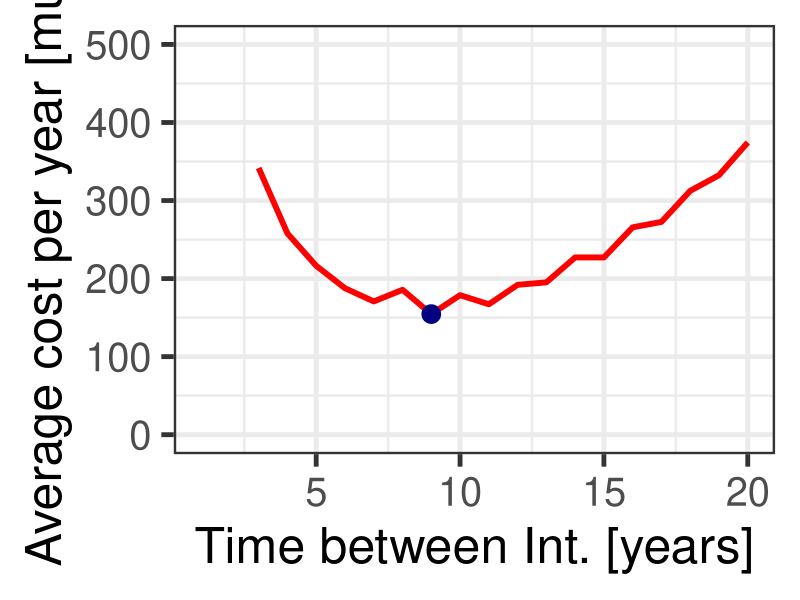

The R script that drew this image:
# *-----------------------------------------------------------------
# | PROBLEM NUMBER: 3.8     
# | PROBLEM NAME: Pothole Repair 
# | UPDATE: AE             
# | DESCRIPTION: We simulate the pothole occurrence on a road 
# |              segment using Weibull distribution.
# |              
# | 
# | KEYWORDS: Weibull, failure, pothole, cost, age-dependent, 
# *-----------------------------------------------------------------

### ------------------DATA AND PACKAGE IMPORT-----------------
rm(list=ls())     # clear the memory and items in R console
library(ggplot2)
### ------------------VARIABLE DEFINITION---------------------

### ---------------VARIABLE INPUT-------------------

C.CI  <- 90      # cost of corrective intervention
C.PI  <- 1000    # cost of preventive intervention

T.max   <- 20
beta    <- 3.25
lambda  <- 0.025

N <- 10000 # number of simulations for calculating m

dim <- 7*100 # we know the dimensions of a 100 m road section, 7 m wide

### ---------------PROGRAM OUTPUT-------------------



# Define empty matrices

eta     <- matrix(nrow=T.max) 
eta.PI  <- matrix(nrow=T.max) 
eta.CI  <- matrix(nrow=T.max) 
# Used to collect products of m.n(T) generator
m.calc  <- matrix(nrow=T.max,ncol=N) 
m       <- matrix(nrow=T.max) # m collects mean number of failure m(T)

### ------------------CALCULATIONS-------------------

# Let us calculate the amount of time an object fails in the observed 
# time period T. The number of failures is described with m(T), where 
# T is time between PIs. First we use iteration process described in 
# the Theory to find m.n(T). In the process, the random variable g is
# used to determine the time length in years from time point t=0 to 
# which the object (pipe) fails. This time is represented using Tn. If
# this time is less than the time period T, the loop reiterates to see
# if the next failure also occurs before time T. If the next Tn brings
# the sum of all Tn to a value that exceeds time T, the loop stops. 
# The amount of failure iterations are counted using i. Once the loop 
# is exited, one is subtracted from ito count for the last failure, 
# which occurred after the time T had elapsed.

input <- matrix(data=rep(1:T.max,each=N), ncol=N, byrow=T.max)
m.calc <- function(T){
  i <- 0
  # Sum of all failure durations, essentially sumTn=t .
  sumTn <- 0 # We start at t=0
  while (sumTn<T){
    i <- i+1 # Here we count every iteration
    g <- runif(1,0,1) 
    # time to failure, T.n,i on Figure
    Tn <- ((-log(g))^(1/beta))*(1/lambda) 
    # total time elapsed after adding the generated failure time
    sumTn <- sumTn + Tn 
  }
  # Corrects that there is one less failure, than no. of iterations
  i <- i-1 
  return (i)
}

# The values for all N iterations for every T is inserted in a matrix 
m.table <- apply(input,c(1,2),m.calc) #refers to m.n(T)

# Now find the average of all N results for all different values of T
# to find their respective m(T).

m.average <- apply(m.table,1,mean) # m(T)
m = m.average

for (T in (1:T.max))
{
  m[T]        <- m[T]*dim
  eta.CI[T]   <- m[T]*C.CI/T
  eta.PI[T]   <- C.PI/T
  eta[T]      <- eta.CI[T]+eta.PI[T]
}
mineta <- min(eta)


cat("Results \n")
cat("Minimum value of cost \n")
print(min(eta))
cat("optimal units of time to execute intervention \n")
print(which.min(eta))

### --------------------PLOT--------------------
## The following code is only for plotting the figure given as 
## a solution to the Exercise

plotres <- data.frame(1:T.max,eta)
names(plotres) <- c("T","eta")

plottau <- ggplot(data=plotres,aes(x=T,y=eta)) + 
  geom_line(size=2,color="red") + 
  xlab("Time between Int. [years]") + 
  ylab("Average cost per year [mu/yr]") + 
  ylim(0,500) +
  theme_bw(base_size=36) 

# Let us collect the optimal points in the data frame optimal

optimal <- data.frame(nrow=1,ncol=2)
names(optimal) <- c("x","y")

data <- plotres
optimal[1,1] <- data$T[which.min(data$eta)]
optimal[1,2] <- min(data$eta)

# Now we add these points to the graph before exporting
plottau + geom_point(data=optimal
                     , aes(x=x
                           , y=y)
                     , colour="navyblue"
                     , size=6)

dev.copy(png,'E3-08_eta.png',width=2000,height=1330)
dev.off()
### ------------------PLOT END-------------------

# END

